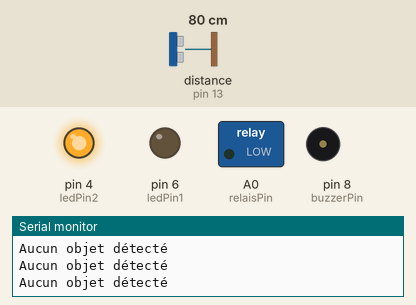
Simulated run of this sketch. Board: Arduino Uno, built with avr-gcc and run on an emulated ATmega328P. Shown: switched loads named in the sketch (green lamp = pin HIGH), output pins drawn as LEDs (lit = HIGH), buzzer (waves = sounding), the last lines printed to the serial monitor. Wiring (inferred from the names in the program): ultrasonic range finder: trigger pin 11; echo pin 13. The inputs (shaded band) are chosen by the test bench; at power-on: distance to the obstacle (sensor on pin 13) 80 cm. The echo pulse lasts 58.3 µs per cm; pins used as bus, display or sensor lines are not drawn.

Above: at 1.3 s.
1.4 s: distance to the obstacle (sensor on pin 13) set to 65 cm
2.9 s: distance to the obstacle (sensor on pin 13) set to 57 cm
At 4.2 s:
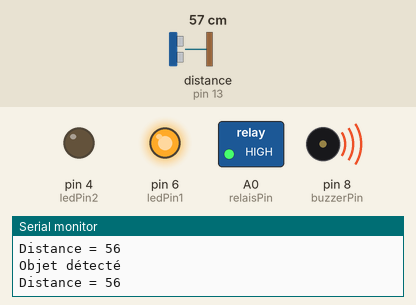
4.5 s: distance to the obstacle (sensor on pin 13) set to 63 cm
At 5.7 s:
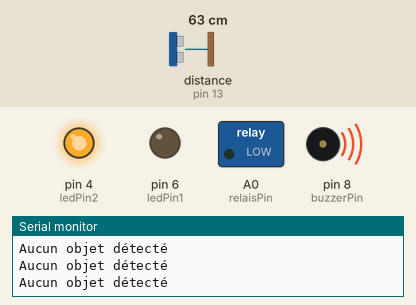
6.0 s: distance to the obstacle (sensor on pin 13) set to 18 cm
At 7.2 s:
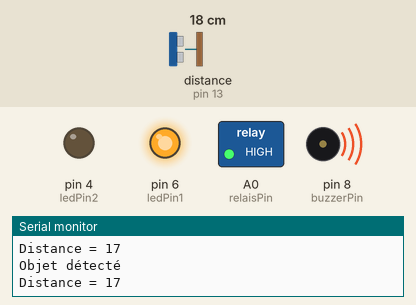
7.5 s: distance to the obstacle (sensor on pin 13) set to 120 cm
At 9.0 s:
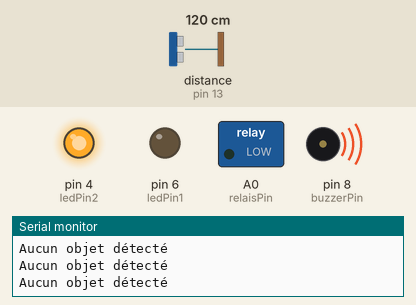
Timing chart, 0 to 10.0 s (numbered marks = the images above; inputs shaded):
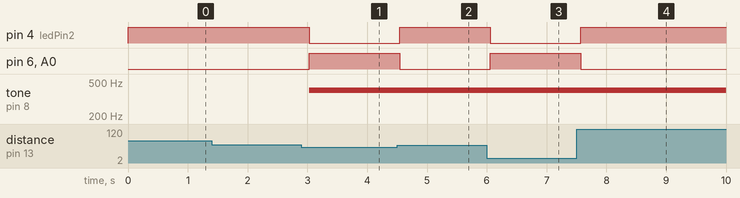

Measured:
- the behaviour switches between 61 and 60 cm on distance to the obstacle (sensor on pin 13) (found by bisection; images 0 and 1)
- after the input at 2.9 s, pin 4 (ledPin2): HIGH → LOW after 0.13 s; pin 6 (ledPin1), A0 (relaisPin): LOW → HIGH after 0.13 s; tone on pin 8 (buzzerPin): silent → 400 Hz after 0.13 s
- after the input at 4.5 s, pin 4 (ledPin2): LOW → HIGH after 0.05 s; pin 6 (ledPin1), A0 (relaisPin): HIGH → LOW after 0.05 s
- after the input at 6.0 s, pin 4 (ledPin2): HIGH → LOW after 0.06 s; pin 6 (ledPin1), A0 (relaisPin): LOW → HIGH after 0.06 s
- after the input at 7.5 s, pin 4 (ledPin2): LOW → HIGH after 0.07 s; pin 6 (ledPin1), A0 (relaisPin): HIGH → LOW after 0.07 s

The sketch:

D_tecteur_d_obstacles___ultrasons_avec_buzzer_et_relais.ino
```cpp
// Déclaration des broches
#define ECHO_PIN 13
#define TRIG_PIN 11

int buzzerPin = 8;       // Buzzer connecté à la broche 8
int ledPin1 = 6;         // LED 1 connectée à la broche 6
int ledPin2 = 4;         // LED 2 connectée à la broche 4
int relaisPin = A0;      // Relais (électrovanne) connecté à la broche A0

// Variables pour mesurer la distance
int duration;
int distance;

void setup() {
  Serial.begin(9600); // Initialisation de la communication série

  // Configuration des modes des broches
  pinMode(TRIG_PIN, OUTPUT);
  pinMode(ECHO_PIN, INPUT);
  pinMode(buzzerPin, OUTPUT);
  pinMode(ledPin1, OUTPUT);
  pinMode(ledPin2, OUTPUT);
  pinMode(relaisPin, OUTPUT);
}

void loop() {
  // Envoi d'une impulsion sur le capteur à ultrasons
  digitalWrite(TRIG_PIN, HIGH);
  delayMicroseconds(10);
  digitalWrite(TRIG_PIN, LOW);

  // Lecture du signal de retour
  duration = pulseIn(ECHO_PIN, HIGH);
  distance = (duration / 2) / 29.1; // Conversion du temps en distance (cm)

  // Conditions selon la distance mesurée
  if (distance >= 60 || distance <= 0) {
    Serial.println("Aucun objet détecté");
    digitalWrite(buzzerPin, LOW);
    digitalWrite(ledPin1, LOW);
    digitalWrite(ledPin2, HIGH);
    digitalWrite(relaisPin, LOW);
  } else {
    Serial.println("Objet détecté");
    Serial.print("Distance = ");
    Serial.println(distance);

    tone(buzzerPin, 400);              // Joue un son de 400 Hz
    digitalWrite(ledPin1, HIGH);       // Allume LED 1
    digitalWrite(ledPin2, LOW);        // Éteint LED 2
    digitalWrite(relaisPin, HIGH);     // Active le relais
  }

  delay(500); // Petite pause pour éviter trop de lectures rapides
}
```
